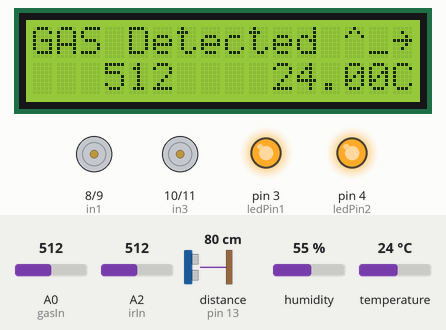
Recording of a sketch running on a simulated Arduino Uno, built with avr-gcc and run on an emulated ATmega328P. Parts: 16×2 character LCD, motor-driver pin pairs drawn as motors (green arrow = first pin HIGH = forward, orange = second pin HIGH = backward, longer = more drive, scaled by the enable pin), output pins drawn as LEDs (lit = HIGH). Wiring (inferred from the names in the program): ultrasonic range finder: trigger pin 12; echo pin 13. The test bench sets the inputs (shaded band); at power-on: A0 (gasIn) = 512, distance to the obstacle (sensor on pin 13) 80 cm, A2 (irIn) = 512, humidity 55 %, temperature 24 °C. The echo pulse lasts 58.3 µs per cm; pins used as bus, display or sensor lines are not drawn.

Above: at 2.2 s.
2.3 s: A0 (gasIn) set to 490
At 3.2 s:
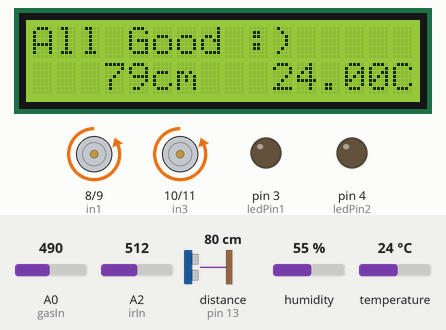
8.3 s: distance to the obstacle (sensor on pin 13) set to 18 cm
At 9.5 s:
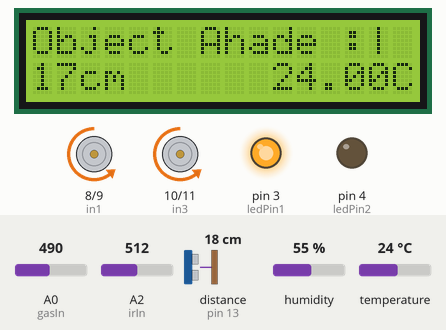
9.8 s: A2 (irIn) set to 487
At 10.4 s:
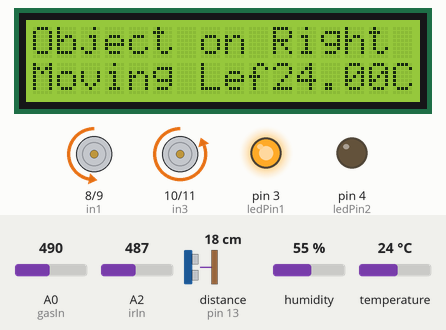
11.4 s: distance to the obstacle (sensor on pin 13) set to 250 cm
17.4 s: A2 (irIn) set to 510
At 18.5 s:
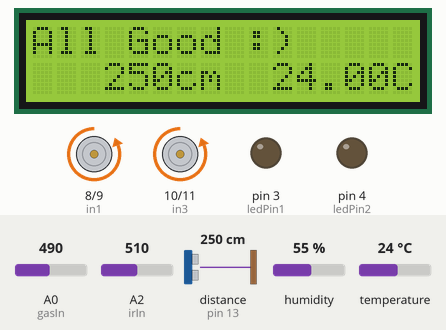
18.9 s: distance to the obstacle (sensor on pin 13) set to 2 cm
At 20.0 s:
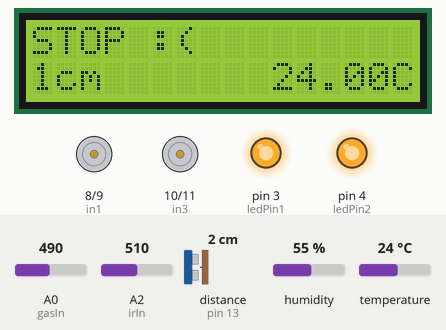
Timing chart, 0 to 21.6 s (numbered marks = the images above; inputs shaded):
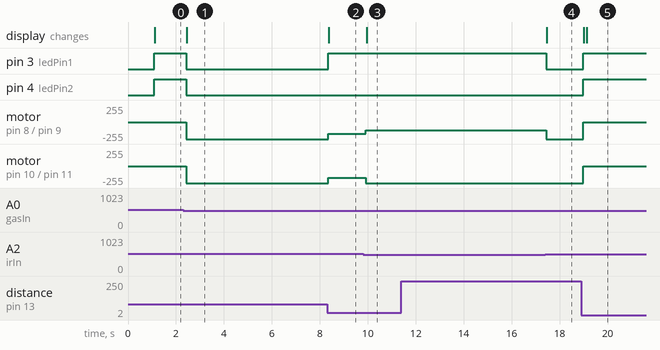

Measured:
- the behaviour switches between 501 and 500 on A0 (gasIn) (found by bisection; images 0 and 1)
- the behaviour switches between 500 and 499 on A2 (irIn) (found by bisection; images 2 and 3)
- after the input at 2.3 s, pin 3 (ledPin1), pin 4 (ledPin2): HIGH → LOW after 0.13 s; motor on pin 8 (in1) / pin 9 (in2), motor on pin 10 (in3) / pin 11 (in4): stopped → backward 255/255 after 0.13 s; the display: changes after 0.15 s (image 1)
- after the input at 8.3 s, pin 3 (ledPin1): LOW → HIGH at once; motor on pin 8 (in1) / pin 9 (in2), motor on pin 10 (in3) / pin 11 (in4): backward 255/255 → backward 178/255 at once; the display: changes after 0.07 s (image 2)
- after the input at 9.8 s, motor on pin 8 (in1) / pin 9 (in2): backward 178/255 → backward 127/255 after 0.12 s; motor on pin 10 (in3) / pin 11 (in4): backward 178/255 → backward 255/255 after 0.12 s; the display: changes after 0.16 s (image 3)
- after the input at 11.4 s, every drawn part: stays the same
- after the input at 17.4 s, pin 3 (ledPin1): HIGH → LOW at once; motor on pin 8 (in1) / pin 9 (in2): backward 127/255 → backward 255/255 at once; the display: changes after 0.06 s (image 4)
- after the input at 18.9 s, pin 3 (ledPin1), pin 4 (ledPin2): LOW → HIGH after 0.09 s; motor on pin 8 (in1) / pin 9 (in2), motor on pin 10 (in3) / pin 11 (in4): backward 255/255 → stopped after 0.09 s; the display: first changes after 0.11 s (image 5 shows a later state)

The sketch:

project.ino
```cpp
#include <LiquidCrystal_I2C.h>
#include "DHT.h"

#define DHTPIN A3     // Digital pin connected to the DHT sensor
#define DHTTYPE DHT11   // DHT 11

// motor controller pins
int ena = 5;
int enb = 6;

int in1 = 8;
int in2 = 9;
int in3 = 10;
int in4 = 11;

// sonar pins
int trigPin = 12; // sonar trig pin
int echoPin = 13; // sonar echo pin

// gas sensor variables
int gasIn = A0;        // analog in
int gasLed_buzz = 1; //gas only
int gasThreshold = 500; // Modify this threshold based on your sensor calibration

// led pin
int ledPin1 = 3; // for any obstacle and high temp
int ledPin2 = 4; // when car stops

// sonar variables
long timeInMicro;
long distanceInCm;

//IR for lane
int irIn = A2;

//DHT
DHT dht(DHTPIN, DHTTYPE);

// Set the LCD address to 0x27 for a 16 chars and 2 line display
LiquidCrystal_I2C lcd(0x27, 16, 2);

void setup() {
    Serial.begin(9600);
    dht.begin();

    // motor setup
    pinMode(ena, OUTPUT);
    pinMode(enb, OUTPUT);
    pinMode(in1, OUTPUT);
    pinMode(in2, OUTPUT);
    pinMode(in3, OUTPUT);
    pinMode(in4, OUTPUT);
    pinMode(ledPin1, OUTPUT);
    pinMode(ledPin2, OUTPUT);
    analogWrite(ena, 255);
    analogWrite(enb, 255);

    // sonar setup
    pinMode(trigPin, OUTPUT);
    pinMode(echoPin, INPUT);

    // gas sensor setup
    pinMode(gasIn, INPUT);
    pinMode(gasLed_buzz, OUTPUT);

    //ir
    pinMode(irIn, INPUT);

    // initialize the LCD
    lcd.begin();
    lcd.backlight();// Turn on the blacklight and print a message.


    delay(1000);
}

void loop() {
    // Perform sonar measurement
    long duration, distance;
    digitalWrite(trigPin, LOW);
    delayMicroseconds(2);
    digitalWrite(trigPin, HIGH);
    delayMicroseconds(10);
    digitalWrite(trigPin, LOW);
    duration = pulseIn(echoPin, HIGH);
    distanceInCm = (duration / 2) / 29.1;

    // Read gas sensor
    int gasValue = analogRead(gasIn);

    //read IR value
    int irValue = analogRead(irIn);

    //DHT
    float t = dht.readTemperature();
    if (t > 60.00) {
        //warning if temparature is high
      digitalWrite(ledPin1, HIGH);
      digitalWrite(gasLed_buzz, HIGH);

    }


    //Serial.print(t);
    //Serial.print("Distance: ");
    //Serial.print(distanceInCm);
    //Serial.print(" cm | Gas Value: ");
    //Serial.println(gasValue);
    //Serial.println(irValue);

    // Check gas level and move the car accordingly
    if (gasValue > gasThreshold) {
        // Stop the car completely due to gas detection
        digitalWrite(in1, LOW);
        digitalWrite(in2, LOW);
        digitalWrite(in3, LOW);
        digitalWrite(in4, LOW);
        analogWrite(ena, 0);
        analogWrite(enb, 0);
        digitalWrite(ledPin1, HIGH); // Turn on LED 1
        digitalWrite(ledPin2, HIGH); // Turn on LED 2
        digitalWrite(gasLed_buzz, HIGH); // Turn on LED 2
        lcd.clear();
        lcd.print("GAS Detected ^_~");
        lcd.setCursor(3,1);
        lcd.print(gasValue);
        lcd.setCursor(10,1);
        lcd.print(t);
        lcd.print("C");


    }
    else if (irValue < 500) {
        // Move left Cause obstacle on right
        digitalWrite(in1, LOW);
        digitalWrite(in2, HIGH);
        digitalWrite(in3, LOW);
        digitalWrite(in4, HIGH);
        analogWrite(ena, 127);  // Half of 255
        analogWrite(enb, 255);
        digitalWrite(ledPin1, HIGH); // Turn on LED 1
        digitalWrite(ledPin2, LOW);  // Turn off LED 2
        digitalWrite(gasLed_buzz, LOW);
        lcd.clear();
        lcd.print("Object on Right");
        lcd.setCursor(0,1);
        lcd.print("Moving Left..");
        lcd.setCursor(10,1);
        lcd.print(t);
        lcd.print("C");
    }
    else if (distanceInCm > 20) {
        // Move forward at full speed
        digitalWrite(in1, LOW);
        digitalWrite(in2, HIGH);
        digitalWrite(in3, LOW);
        digitalWrite(in4, HIGH);
        analogWrite(ena, 255);
        analogWrite(enb, 255);
        digitalWrite(ledPin1, LOW);
        digitalWrite(ledPin2, LOW);
        digitalWrite(gasLed_buzz, LOW);
        lcd.clear();
        lcd.print("All Good :)");
        lcd.setCursor(3,1);
        lcd.print(distanceInCm);
        lcd.print("cm");
        lcd.setCursor(10,1);
        lcd.print(t);
        lcd.print("C");
    }
    else if (distanceInCm >= 10 && distanceInCm <= 20) {
        // Move forward at half speed
        digitalWrite(in1, LOW);
        digitalWrite(in2, HIGH);
        digitalWrite(in3, LOW);
        digitalWrite(in4, HIGH);
        int x = (2.55*(10*(distanceInCm-10)));
        analogWrite(ena, x);
        analogWrite(enb, x);
        digitalWrite(ledPin1, HIGH); // Turn on LED 1
        digitalWrite(ledPin2, LOW);  // Turn off LED 2
        digitalWrite(gasLed_buzz, LOW);
        lcd.clear();
        lcd.print("Object Ahade :|");
        lcd.setCursor(0,1);
        lcd.print(distanceInCm);
        lcd.print("cm");
        lcd.setCursor(10,1);
        lcd.print(t);
        lcd.print("C");
    }
    else {
        // Stop the car
        digitalWrite(in1, LOW);
        digitalWrite(in2, LOW);
        digitalWrite(in3, LOW);
        digitalWrite(in4, LOW);
        analogWrite(ena, 0);
        analogWrite(enb, 0);
        digitalWrite(ledPin1, HIGH); // Turn on LED 1
        digitalWrite(ledPin2, HIGH); // Turn on LED 2
        digitalWrite(gasLed_buzz, LOW);
        lcd.clear();
        lcd.print("STOP :(");
        lcd.setCursor(0,1);
        lcd.print(distanceInCm);
        lcd.print("cm");
        lcd.setCursor(10,1);
        lcd.print(t);
        lcd.print("C");
    }

    // Add a delay to avoid rapid changes in motor control
    delay(100);
}
```
